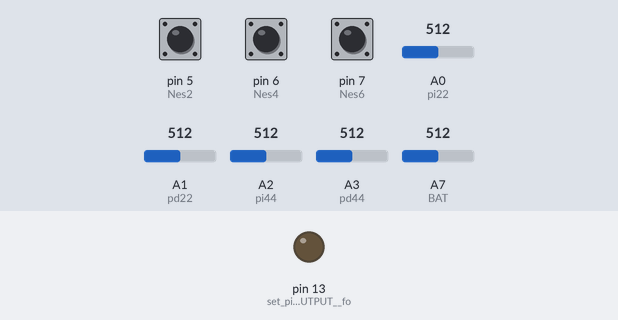
A sketch run on a simulated Arduino Nano, built with avr-gcc and run on an emulated ATmega328P. Shown: output pins drawn as LEDs (lit = HIGH). The inputs (shaded band) are chosen by the test bench; at power-on: pin 5 (Nes2) HIGH, pin 6 (Nes4) HIGH, pin 7 (Nes6) HIGH, A0 (pi22) = 512, A1 (pd22) = 512, A2 (pi44) = 512, A3 (pd44) = 512, A7 (BAT) = 512. The modem accepts every AT command (registered, SIM ready, sends succeed) and sends nothing else; what the sketch prints to the serial monitor is not drawn.

Above: at 1.65 s.
Timing chart, 0 to 4.6 s (numbered marks = the images above):
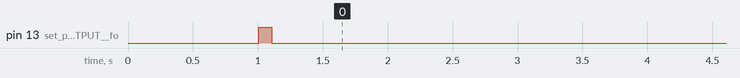

Measured:
- by itself, pin 13 (set_pin_D13_as_OUTPUT__fo): goes LOW 93.8 s, HIGH 0.10 s, LOW 0.10 s, HIGH 0.10 s, then LOW

The sketch:

wells_connect_with_thinkerboard_sms_Ok_One_07OCT.ino
```cpp
void(* resetFunc) (void) = 0;
#include <SoftwareSerial.h>
#include <Sim800l.h>

 SoftwareSerial gprsSerial(2, 3); // GSM Module Connected Here TX , RX
bool RST;  // variable for reset GSM
int hh=0;
int form=0; // variable for reset GSM & Arduino after 40 Mins
String textForSMS1;
String textForSMS11;
String textForSMS2;
String textForSMS21;
String textSms, numberSms;
String textSms1, numberSms1;
char incomingByte;
String inputString;
int i = 0;
#define BAT  A7  ///// battery Volt Value
float batt;

//NES-18 = NES-2  , NES-22 = NES-4  , DNES-1X = NES-6
//NES-18
bool data1_Nes2 ;
bool data2_Nes2 ;
bool con1  ;
bool data2 ;
float pi2;
float pd2;
#define Nes2  5 // LED connected to D5 "With 5 Volt MAX"
#define pi22  A0
#define pd22  A1

//NES-22
bool data1_Nes4 ;
bool data2_Nes4 ;
bool con4 ;
bool data4 ;
float pi4;
float pd4;
#define Nes4  6  // LED connected to D6 "With 5 Volt MAX"
#define pi44  A2
#define pd44  A3

// DNes-1X
bool data1_Nes6 ;
bool data2_Nes6 ;
bool con6  ;
bool data6 ;
float pi6;
float pd6;
#define Nes6  7 // LED connected to D7 "With 5 Volt MAX"

// cell numbers to which you want to send the security alert message
String f1001 = "+201221557256";
/////////////////////////////////////////////////////////////////////////// SETUP ///////////////////////////////////////////////////////////////////////////////////

void setup()
{
      randomSeed(analogRead(0));
  Serial.begin(9600);
  gprsSerial.begin(9600);               // the GPRS baud rate
 Serial.println(" logging time completed!");
  pinMode(Nes2, INPUT_PULLUP);
  pinMode(Nes4, INPUT_PULLUP);
  pinMode(Nes6, INPUT_PULLUP);
  pinMode(pi22, INPUT); // set pin A0 as Input
  pinMode(pd22, INPUT); // set pin A1 as Input
  pinMode(pi44, INPUT); // set pin A2 as Input
  pinMode(pd44, INPUT); // set pin A3 as Input
  pinMode(13, OUTPUT); // set pin D13 as OUTPUT  for Buzzer
  pinMode(BAT, INPUT); // set pin A5 as Input  BATTERY LEVEL


  // Check if you're currently connected to SIM800L
  while (!gprsSerial.available()) {
    gprsSerial.println("AT");
    delay(1000);
    Serial.println("connecting....");
    digitalWrite (13,HIGH);
    delay(100);
    digitalWrite (13,LOW);
    delay(500);
  }
    Serial.println("Connected..");
    digitalWrite (13,LOW);
}
/////////////////////////////////////////////////////////////////////////// VOID LOOP ///////////////////////////////////////////////////////////////////////////////////
void loop()
{
   // Check if you're currently connected to SIM800L
  while (!gprsSerial.available()) {
    gprsSerial.println("AT");
    delay(1000);
    Serial.println("connecting....");
        digitalWrite (13,HIGH);
    delay(100);
    digitalWrite (13,LOW);
    delay(500);
  }
  digitalWrite (13,LOW);
  //////////////////// Digital Read 1 //////////////////
 data1_Nes2 = digitalRead(Nes2);
 data1_Nes4 = digitalRead(Nes4);
 data1_Nes6 = digitalRead(Nes6);

if ( data1_Nes2 == 1 )  con1=0;
else  con1=1;
if ( data1_Nes4 == 1 )  con4=0;
else  con4=1;
if ( data1_Nes6 == 1 )  con6=0;
else  con6=1;
  i= i+1 ;
   Serial.println(i);

                         //////////////////// Digital Read //////////////////
 float pi222=0 ;
 float pd222=0 ;
 float pi444=0 ;
 float pd444=0 ;
 float Batlev=0;

           pi222 = analogRead(pi22);
           pd222 = analogRead(pd22);
           pi444 = analogRead(pi44);
           pd444 = analogRead(pd44);
           Batlev =analogRead(BAT);
           Serial.print(pi222);
           Serial.print(" ; ");
           Serial.print(pd222);
           Serial.print(" ; ");
           Serial.print(pi444);
           Serial.print(" ; ");
           Serial.print(pd444);
           Serial.println(" ; ");

// --------------------------------------------------------------------------------------------------------------------
  // Convert the analog reading (which goes from 180 - 1900) to a pressure (0 - 3000) psi :

if (pi222 > 100 & pi222 < 1000 ) pi2=4.9*pi222-1671.9;
else  pi2 = 0;
if (pd222 > 100 & pd222 < 1000 ) pd2=4.9*pd222-1671.9;
else  pd2 = 0;
if (pi444 > 100 & pi444 < 1000 ) pi4=4.9*pi444-1671.9;
else  pi4 = 0;
if (pd444 > 100 & pd444 < 1000 ) pd4=4.9*pd444-1671.9;
else  pd4 = 0;

///////////////////////////////// Battery Level ////////
batt =Batlev*(5.0/1023.0);


       ///////////////// Serial Print //////////
             Serial.print("(NES-18)  ");
              Serial.print("Pi:");
               Serial.print(pi2);
                Serial.print(" psi  , ");
                Serial.print("Pd:");
               Serial.print(pd2);
                Serial.print(" psi  , ");
                Serial.print("on/off: ");
               Serial.print(con1);
                Serial.println();
                  Serial.print("(NES-22)  ");
              Serial.print("Pi:");
               Serial.print(pi4);
                Serial.print(" psi  , ");
                Serial.print("Pd:");
               Serial.print(pd4);
                Serial.print(" psi  , ");
                Serial.print("on/off: ");
               Serial.println(con4);
               Serial.print("(DNES-1X)  ");
                Serial.print("on/off: ");
               Serial.println(con6);
                Serial.print("(BAT Lev)  ");
                Serial.print(batt);
               Serial.println(" V");


if (gprsSerial.available())
    Serial.write(gprsSerial.read());

  gprsSerial.println("AT");
  delay(1000);

  gprsSerial.println("AT+CPIN?");
  delay(1000);

  gprsSerial.println("AT+CREG?");
  delay(500);

    gprsSerial.println("AT+CSQ");
  delay(1000);

  gprsSerial.println("AT+CGATT=1");
  delay(1000);

  gprsSerial.println("AT+CIPSHUT");
  delay(1000);

  gprsSerial.println("AT+CIPSTATUS");
  delay(2000);

  gprsSerial.println("AT+CIPMUX=0");
  delay(2000);

  ShowSerialData();
    gprsSerial.println("AT+CMODE?");
  delay(1000);

  gprsSerial.println("AT+CSTT=\"orangeweb\"");//start task and setting the APN,
  delay(1000);

  ShowSerialData();

  gprsSerial.println("AT+CIICR");//bring up wireless connection
  delay(5000);

  ShowSerialData();

  gprsSerial.println("AT+CIFSR");//get local IP adress
  delay(6000);

  ShowSerialData();

  gprsSerial.println("AT+CIPSTART=\"TCP\",\"api.thingspeak.com\",\"80\"");//start up the connection
  delay(5000);

  ShowSerialData();

    gprsSerial.println("AT+CIPSPRT=1");
  delay(3000);

  ShowSerialData();

  //  ---------------------------  TRANSMIT DATA TO THINKSPEAK IOT --------------
  String str="GET https://api.thingspeak.com/update?api_key=BJLEZ6H27OJYVQOQ&field1=" + String(pi2) +"&field2="+String(pd2)+"&field3="+String(con1)+"&field4="+String(pi4)+"&field5="+String(pd4)+"&field6="+String(con4)+"&field7="+String(con6)+"&field8="+String(batt);
    Serial.println(str);
      gprsSerial.println("AT+CIPSEND");//begin send data to remote server
  delay(5000);
  ShowSerialData();
  delay(3000);
  gprsSerial.println(str);//begin send data to remote server
  delay(6000);
  ShowSerialData();

  gprsSerial.println((char)26);//sending
  delay(5000);//waitting for reply, important! the time is base on the condition of internet
  gprsSerial.println();
  ////////////////////////////////////// if cipsend ok /////////////
  if (sendATcommand2("AT+CIPSEND", "ERROR", "ERROR", 3000) == 1)

  {
    /// sending buzzer ////////
    digitalWrite (13,HIGH);
    delay(1000);
    digitalWrite (13,LOW);
    delay(100);
    digitalWrite (13,HIGH);
    delay(1000);
    digitalWrite (13,LOW);
    delay(100);
    digitalWrite (13,HIGH);
    delay(1000);
    digitalWrite (13,LOW);

    Serial.print("Error sending");
    hh=hh+1;
    Serial.print(" No: ");
     Serial.println(hh);
    if (hh>10){
    delay(1000);
     restartall();     // call restart for GSM Module
        delay(30000);
        hh=0;
  }

   }
  else
  {
    Serial.print(" Sending Ok");
    hh=0;
      /////////////////////////// Sending Buzzer ///////////
    digitalWrite (13,HIGH);
    delay(100);
    digitalWrite (13,LOW);
    delay(100);
    digitalWrite (13,HIGH);
    delay(100);
    digitalWrite (13,LOW);
    }
  ShowSerialData();


  gprsSerial.println("AT+CIPSHUT");//close the connection
  delay(100);
  ShowSerialData();
    delay(20000);

 //////////////////// Digital Read 2 //////////////////
 data2_Nes2 = digitalRead(Nes2);
 data2_Nes4 = digitalRead(Nes4);
 data2_Nes6 = digitalRead(Nes6);
  /////////////////////////////////////// NES-18  On/Off //////////////////

  if ( data1_Nes2 == LOW & data2_Nes2 == HIGH ) //
  {
    textForSMS1 =  "NES-18 ESP Stopped";
    //sendSMS(textForSMS1);
    sendsms(textForSMS1, f1001); // you can use a variable of the type String
    Serial.println(textForSMS1);
    Serial.println("message sent.");
    delay (2100);
  }
  else if ( data1_Nes2 == HIGH & data2_Nes2 == LOW ) //
  {
    textForSMS2 =  "NES-18 ESP Switched On ";
    //sendSMS(textForSMS2);
    sendsms(textForSMS2, f1001); // you can use a variable of the type String
    Serial.println(textForSMS2);
    Serial.println("message sent.");
     delay (2100);
  }
  else {
  }
    /////////////////////////////////////// NES-22  On/Off //////////////////

  if ( data1_Nes4 == LOW & data2_Nes4 == HIGH ) //
  {
    textForSMS1 =  "NES-22 ESP Stopped";
    //sendSMS(textForSMS1);
    sendsms(textForSMS1, f1001); // you can use a variable of the type String
    Serial.println(textForSMS1);
    Serial.println("message sent.");
    delay (2100);
  }
  else if ( data1_Nes4 == HIGH & data2_Nes4 == LOW ) //
  {
    textForSMS2 =  "NES-22 ESP Switched On ";
    //sendSMS(textForSMS2);
    sendsms(textForSMS2, f1001); // you can use a variable of the type String
    Serial.println(textForSMS2);
    Serial.println("message sent.");
    delay (2100);
  }
  else {
  }
    /////////////////////////////////////// DNES-1X  On/Off //////////////////

  if ( data1_Nes6 == LOW & data2_Nes6 == HIGH ) //
  {
    textForSMS1 =  "DNES-1 ESP Stopped";
    //sendSMS(textForSMS1);
    sendsms(textForSMS1, f1001); // you can use a variable of the type String
    Serial.println(textForSMS1);
    Serial.println("message sent.");
    delay (2100);
  }
  else if ( data1_Nes6 == HIGH & data2_Nes6 == LOW ) //
  {
    textForSMS2 =  "DNES-1 ESP Switched On ";
    //sendSMS(textForSMS2);
    sendsms(textForSMS2, f1001); // you can use a variable of the type String
    Serial.println(textForSMS2);
    Serial.println("message sent.");
    delay (2100);
  }
  else {
  }
   ///////////////////// DEFINE SMS SEND ////////////
  gprsSerial.println("AT+CMGF=1\r\n");  //Set SMS Text Mode
  gprsSerial.println("AT+CNMI=1,2,0,0,0");  //procedure, how receiving of new messages from the network
  delay(500);
  //gprsSerial.println("AT+CMGL=\"REC UNREAD\""); // Read unread messages
  //delay(1000); // wait for 5 seconds

    /*  Serial.println("");

      hh=hh+1;
      Serial.print("logging no:  ");
      Serial.print(hh);
      Serial.println("/40");
      if (hh >= 40) {     ///////// will restart gsm & Arduino every 60 Mins
                              ///////////// send SMS //////////
        /*
 textForSMS1 =  "Restart Arduino";
    //sendSMS(textForSMS1);
    sendsms(textForSMS1, f1001); // you can use a variable of the type String
    Serial.println(textForSMS1);
    Serial.println("message sent.");
     delay (10000);
restartall();
      }
/*  if (millis() >= 3600000) {     ///////// will restart gsm & Arduino every 60 Mins
         //////////////// RESET GSM //////

    digitalWrite (12,LOW);
    delay(100);
    digitalWrite (12,HIGH);
    delay(30000);
       ////////////////////////////////
    Serial.println("Restarting GSM for Formatting");
 /*     /////////////////// buzzer for format ///////
    digitalWrite (13,HIGH);
    delay(1000);
    digitalWrite (13,LOW);
    delay(500);
    digitalWrite (13,HIGH);
    delay(1000);
    digitalWrite (13,LOW);
    delay(500);
    digitalWrite (13,HIGH);
    delay(1000);
    digitalWrite (13,LOW);
    delay(500);
    digitalWrite (13,HIGH);
     delay(1000);
     digitalWrite (13,LOW); */

      }

/////////////////////////////////////////////////////////////////////////// VOIDS ///////////////////////////////////////////////////////////////////////////////////
void ShowSerialData()
{
  while(gprsSerial.available()!=0)
  Serial.write(gprsSerial.read());
  delay(5000);
}
void sendsms(String message, String number)
{
  String mnumber = "AT+CMGS=\"+201221557256\"";
  gprsSerial.print("AT+CMGF=1\r\n");
  delay(100);
  gprsSerial.println(mnumber);  // recipient's mobile number, in international format
  delay(1000);
  gprsSerial.println(message);                         // message to send
  delay(2000);
  gprsSerial.println((char)26);                        // End AT command with a ^Z, ASCII code 26
  delay(2000);
  gprsSerial.println();
   delay(2000);
  //gprsSerial.println("AT+CMGDA=\"DEL ALL\"");
  delay(1000);// give module time to send SMS
  Serial.println("Restarting Arduino Board");
   resetFunc();

}
int8_t sendATcommand2(char* ATcommand, char* expected_answer1, char* expected_answer2, unsigned int timeout) {
  //show();

  uint8_t x = 0,  answer = 0;
  char response[100];
  unsigned long previous;

  memset(response, "" , 100);   // Initialize the string

  delay(100);

  while ( gprsSerial.available() > 0) gprsSerial.read();   // Clean the input buffer
  //cell.flush();

  gprsSerial.println(ATcommand);
  Serial.println(ATcommand); // Send the AT command


  x = 0;
  previous = millis();

  // this loop waits for the answer
  do {
    // if there are data in the UART input buffer, reads it and checks for the asnwer
    if (gprsSerial.available() != 0) {
      response[x] = gprsSerial.read();
      x++;
      // check if the desired answer 1  is in the response of the module
      if (strstr(response, expected_answer1) != NULL)
      {
        answer = 1;
      }
      // check if the desired answer 2 is in the response of the module
      else if (strstr(response, expected_answer2) != NULL)
      {
        answer = 2;
      }
    }
  }

  // Waits for the asnwer with time out
  while ((answer == 0) && ((millis() - previous) < timeout));
  //Serial.println(response);

  return answer;
}

void restartall(){

   // Serial.println("restarting ........");
  pinMode(12, OUTPUT);
   digitalWrite(12, LOW);
   delay(1000);
   pinMode(12, INPUT);
      delay(3000);
  }
```
